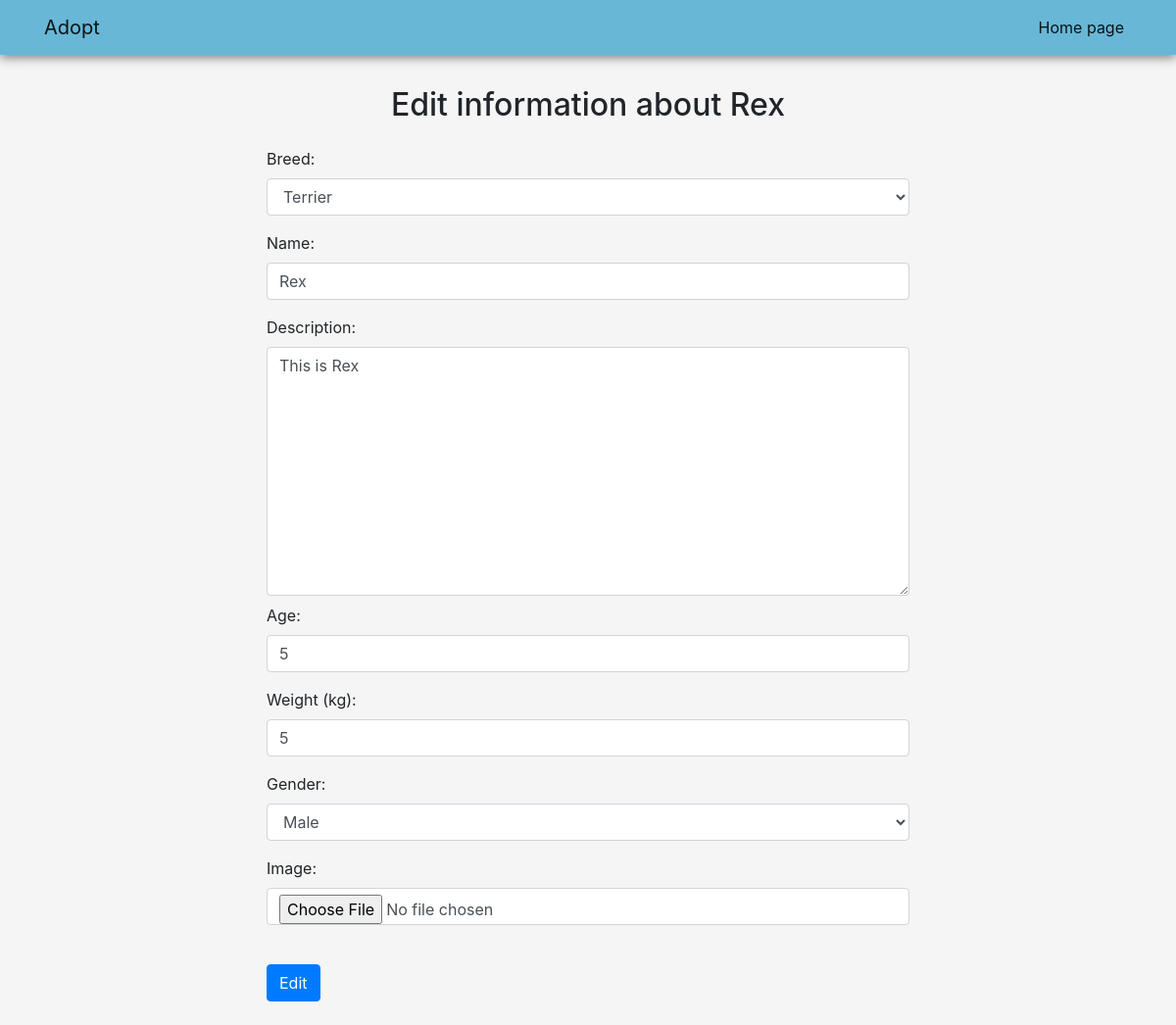
Page /dog/26/update/ on the committed database.
### adoption/models.py (models this page shows, shortened)
class Dog(models.Model):
    gender_choices = [
        ('male', 'Male'),
        ('female', 'Female'),
    ]
    breed = models.ForeignKey(Breed, on_delete=models.PROTECT)
    name = models.CharField(max_length=100)
    description = models.TextField()
    age = models.IntegerField()
    weight = models.IntegerField()
    gender = models.CharField(max_length=8, choices=gender_choices, default='male')
    image = models.ImageField(default='default.jpg', upload_to='dog_pictures')
    time_posted = models.DateTimeField(default=timezone.now)
    class Meta:
        ordering = ['age']

### adoption/views.py (the view, shortened to what this page needs)
# urls.py: path('dog/<int:dog_id>/update/', update, name='update'),
def update(request, dog_id):
    dog = does_object_exist(dog_id)
    breeds = Breed.objects.all()
    context = {
        'dog': dog,
        'breeds': breeds
    }
    return render(request, 'adoption/update.html', context)

### adoption/views.py (called while the page is built)
def does_object_exist(dog_id):
    try:
        dog = get_object_or_404(Dog, pk=dog_id)
    except Dog.DoesNotExist:
        raise Http404("Dog with this id doesn't exist.")
    return dog

### adoption/templates/adoption/update.html (shortened to what this page needs)
{% extends 'adoption/base.html' %}
{% load static %}
{% block head %}
    <link rel="stylesheet" type="text/css" href="{% static 'adoption/home.css' %}">
{% endblock head %}
{% block content %}
    <div class="d-flex flex-column align-items-center">
        <h2 class="mb-4">Edit information about {{ dog.name }}</h2>
        <form method="POST">
            <div class="form-group">
                <label for="breed">Breed: </label>
                <select class="form-control mb-3" id="breed" name="breed">
                    {% for breed in breeds %}
                        <option value="{{ breed.breedType }}">{{ breed.breedType }}</option>
                    {% endfor %}
                </select>
                <label for="name">Name: </label>
                <input class="form-control mb-3" type="text" id="name" name="name" value="{{ dog.name }}" required maxlength="100" minlength="2">
                <label for="description">Description: </label>
                <textarea rows="10" cols="60" class="form-control mb-2" type="text" id="description" name="description" value="{{ dog.description }}" required>{{ dog.description }}
                </textarea>
                <label for="age">Age: </label>
                <input class="form-control mb-3" type="number" id="age" name="age" value="{{ dog.age }}" required min="0" max="100">
                <label for="weight">Weight (kg): </label>
                <input class="form-control mb-3" type="number" id="weight" name="weight" value="{{ dog.weight }}" required min="1" max="100">
                <label for="gender">Gender: </label>
                <select class="form-control mb-3" id="gender" name="gender">
                    <option value="Male">Male</option>
                </select>
                <label for="image">Image: </label>
                <input class="form-control mb-3" type="file" id="image" name="image" value="{{ dog.image.url }}" required>
            </div>
            <br>
            <input class="btn btn-primary" type="submit" value="Edit">
        </form>
        <br>
    </div>
{% endblock content %}

### adoption/static/adoption/base.css (style rules this page uses)
* { box-sizing: border-box; }
body { margin: 0; background-color: whitesmoke; }

### rows in the picture
Dog: name "Rex", description "This is Rex", age "5", weight "5"

### other values in the picture
form field breed "Terrier"
